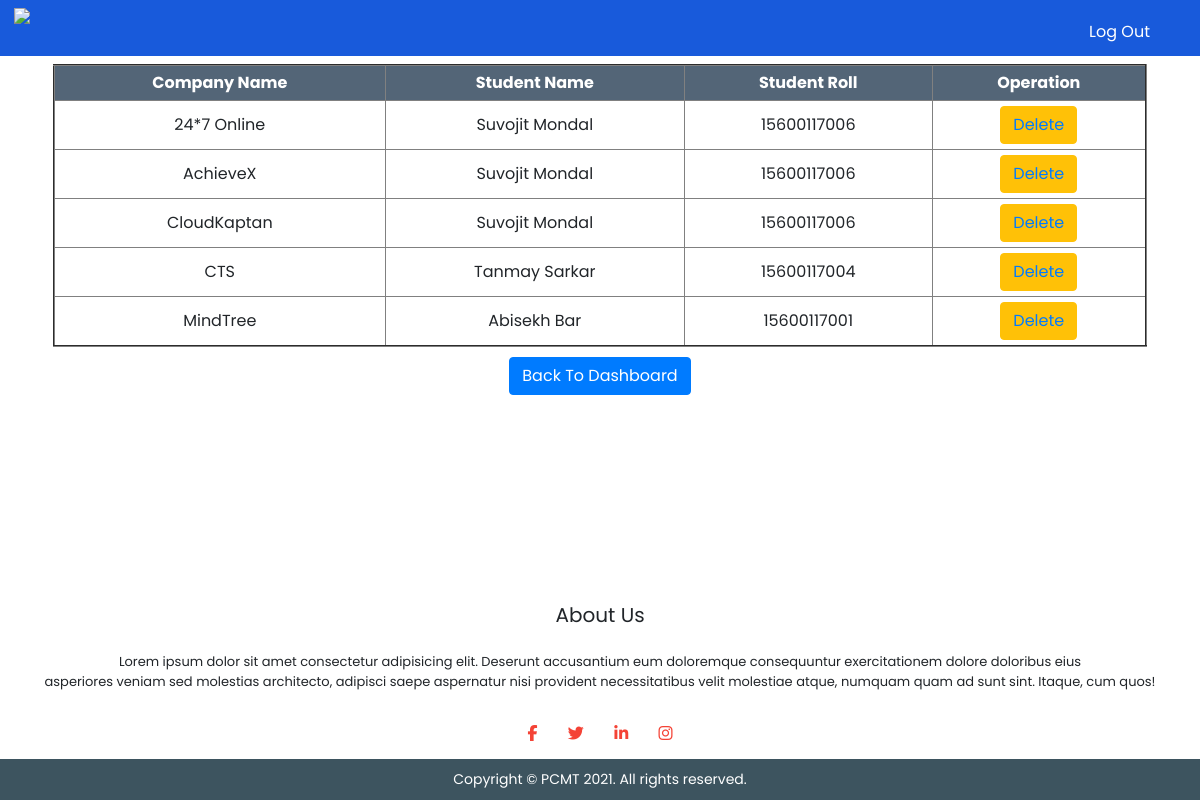
Screenshot of /assets/php/Account_Credentials/Student_list.php (signed in) with the database file from the repository.
### tables this page shows
CREATE TABLE `student_company` (
  `id_c` int(255) NOT NULL,
  `student_roll` varchar(15) NOT NULL,
  `student_name` varchar(255) NOT NULL,
  `company_id` int(2) NOT NULL
);

CREATE TABLE `companymaster` (
  `id` int(2) NOT NULL,
  `name` varchar(200) NOT NULL,
  `package` varchar(10) DEFAULT NULL,
  `job_location` varchar(50) DEFAULT NULL
);

### assets/php/Account_Credentials/Student_list.php (the view, shortened to what this page needs)
<!doctype html>
<html lang="en">
  <head>
    <link rel="stylesheet" href="css/style-all.css">
    <link rel="stylesheet" href="https://maxcdn.bootstrapcdn.com/bootstrap/4.0.0/css/bootstrap.min.css">
  </head>
<body>
    <header>
            <nav>
                <div class="logo">
                    <a href="#">
                        <img src="img/PCMT logo.jpg">
                    </a>
                </div>
                <div class="menu">
                    <ul>
                        <li><a href="logout.php">Log Out</a></li>
                    </ul>
                </div>
            </nav>
    </header>
<div class="container">
  <div class="list">
    <table border="2">
      <thead>
        <tr>
          <th>Company Name</th>
          <th>Student Name</th>
          <th>Student Roll</th>
          <th>Operation</th>
        </tr>
      </thead>
      <tbody>
          <?php
          include '../Database Connection/dbcon.php';
          $selectquery = "select student_company.id_c, student_company.student_name, student_company.student_roll,  companymaster.name from student_company inner join companymaster where student_company.company_id = companymaster.id order by name asc";
          $query = mysqli_query($con,$selectquery);
          while($res = mysqli_fetch_array($query)){
            ?>
          <form action="<?php echo htmlentities($_SERVER['PHP_SELF']); ?>" method="POST" autocomplete="off">
            <tr>
              <td> <?php echo $res['name'];?></td>
              <td> <?php echo $res['student_name']; ?> </td>
              <td> <?php echo $res['student_roll'];?> </td>
              <td>
                <button class="btn btn-warning"><a href="delete_student_company.php?id_c=<?php echo $res['id_c']; ?>">
                  Delete
                </a></button>
            </tr>
          </form>
           <?php
            }
          ?>
      </tbody>
    </table>
  </div>
  <a class="btn btn-primary" href="Dashboard_Tpo.php" role="button">Back To Dashboard</a>
</div>
  <section class="footer">
        <h4>About Us</h4>
        <p>Lorem ipsum dolor sit amet consectetur adipisicing elit. Deserunt accusantium eum doloremque consequuntur exercitationem dolore doloribus eius<br>asperiores veniam sed molestias architecto, adipisci saepe aspernatur nisi provident necessitatibus velit molestiae atque, numquam quam ad sunt sint. Itaque, cum quos!</p>
        <div class="icons">
            <a href="https://www.facebook.com/pcmtkolkata"><i class="fa fa-facebook"></i></a>
            <a href="https://twitter.com/hashtag/Pailan_College_of_Management_and_Technology?src=hashtag_click"><i class="fa fa-twitter"></i></a>
            <a href="https://www.linkedin.com/school/pailan-college-of-management-and-technology-156/about/"><i class="fa fa-linkedin"></i></a>
            <a href="https://www.instagram.com/pcmt_official/"><i class="fa fa-instagram"></i></a>
        </div>
        <div class="footer-bottom">
               Copyright &copy; PCMT <script>document.write(new Date().getFullYear())</script>. All rights reserved.
        </div>
    </section>
</body>

### assets/php/Account_Credentials/css/style-all.css (style rules this page uses)
* { margin: 0; padding: 0; font-family: 'Poppins', sans-serif; }
body { display: flex; flex-direction: column; height: 100vh; }
ul { list-style-type: none; margin: 0; }
li { float: right; padding: 10px; margin-right: 40px; margin-top: 10px; }
a { text-decoration: none; }
.menu ul li a { text-decoration: none; color: white; }
.menu ul li a::after { content: ''; width: 0%; height: 2px; background: #f44336; display: block; margin: auto; transition: 0.5s; }
a img { width: 120px; margin: 8px 14px; }
header { width: 100%; float: left; background-color: #185ADB; }
.logo { width: 20%; float: left; }
.menu { width:80%; float:right; }
.footer { width: 100%; text-align: center; margin-top: auto; }
.footer h4 { margin-bottom: 25px; margin-top: 20px; font-weight: 400; font-size: 20px; }
.footer p { font-size: 13px; padding: 0 6px; }
.icons .fa { color: #f44336; margin: 0 13px; cursor: pointer; padding: 18px 0; }
.footer-bottom { padding: 10px; background: #3d545f; color: #fff; font-size: 14px; text-align: center; }
.container { width: 1170px; margin: 0, auto; }
table { width: 100% !important; float: left; }
.list { text-align: center; margin: 8px; }
thead tr th { align-items: center; padding: 5px; background-color: #536577; color: white; }
.list table tbody tr td { padding: 5px; }
.list table { margin-bottom: 10px; }
.container { text-align: center; }

### rows the page displays
student_company: companymaster.name "24*7 Online", student_name "Suvojit Mondal", student_roll "15600117006"
student_company: companymaster.name "AchieveX", student_name "Suvojit Mondal", student_roll "15600117006"
student_company: companymaster.name "CloudKaptan", student_name "Suvojit Mondal", student_roll "15600117006"
student_company: companymaster.name "CTS", student_name "Tanmay Sarkar", student_roll "15600117004"
student_company: companymaster.name "MindTree", student_name "Abisekh Bar", student_roll "15600117001"
